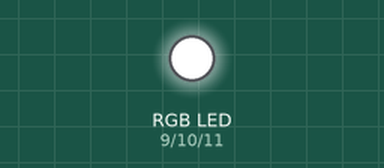
Bench run of a sketch on a simulated Arduino Uno, built with avr-gcc and run on an emulated ATmega328P. On the bench: an RGB LED mixed from three pins (HIGH = lit).

Above: at 0.1 s.
Timing chart, 0 to 1.6 s (numbered marks = the images above):
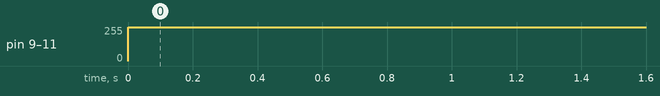

Measured:
- by itself, pin 9 (redPin), pin 10 (greenPin), pin 11 (bluePin): 0/255 → 254/255 at 0.00 s

The sketch:

ArduinoRGB.pde
```cpp
int bluePin = 11;
int greenPin = 10;
int redPin = 9;
int userInput[3];   // raw input from serial buffer, 3 bytes
int startbyte = 0;
int i = 0;
int pulse = -30;
int red, green, blue = 0;
int direction = 1;
void setup()
{
  Serial.begin(9600);
}

void loop()
{
  if (Serial.available() > 3)
  {
    //read the first byte
    startbyte = Serial.read();
    // if it's really the startbyte (255)
    if (startbyte == 255) {
      // then get the next three bytes
      for (i=0;i<3;i++) {
        userInput[i] = Serial.read();
      }
      red = userInput[0]/2;
      green = userInput[1];
      blue = userInput[2];
    }

  }
    if (pulse == 0) {
      direction = -1;
    } else if (pulse == -30) {
      direction = 1;
    }
    //Note, since I'm using a common anode RGB LED, high voltage means the LED
    //is off, hence the 254 - color business.
    if (red + pulse > 0 && red > 0) {
      analogWrite(redPin, 254 - (red + pulse));
    } else {
      analogWrite(redPin, 254);
    }
    if (green + pulse > 0 && green > 0 ) {
      analogWrite(greenPin, 254 - (green + pulse));
    } else {
      analogWrite(greenPin, 254);
    }
    if (blue + pulse > 0 && blue > 0 ) {
       analogWrite(bluePin, 254 - (blue + pulse));
    } else {
      analogWrite(bluePin,254);
    }
    pulse = pulse + direction;
    delay(50);
}
```
